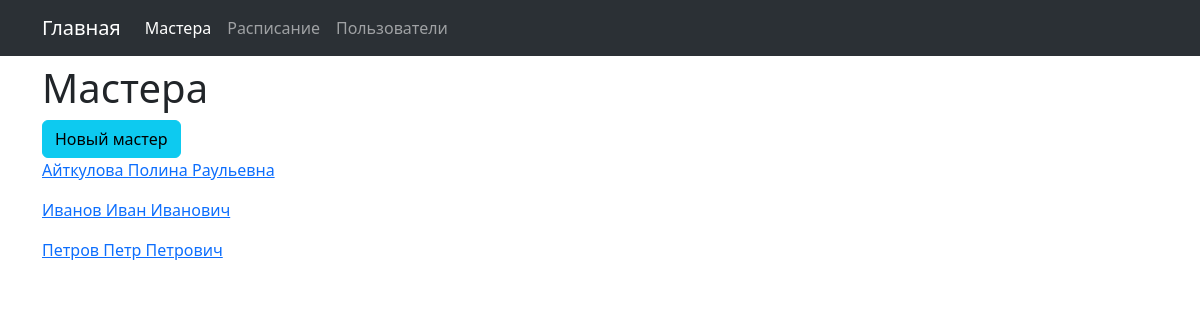
/employee/, run on the app's committed database.
### data/employee.py (models this page shows, shortened)
class Employee(SqlAlchemyBase):
    __tablename__ = 'employee'
    id = Column(Integer, primary_key=True, autoincrement=True)
    name = Column(String(20))
    """Имя мастера"""
    surname = Column(String(30))
    """Фамилия мастера"""
    middle_name = Column(String(30))
    """Отчество мастера"""
    timetables = relationship("Timetable", back_populates="employee", cascade="all, delete-orphan")
    """Расписание"""
    def __str__(self):
        return f"{self.surname} {self.name} {self.middle_name}"

### employee/blueprint.py (the view)
@employee.route('/')
def index():
    db_sess = db_session.create_session()
    employees = db_sess.query(Employee).all()
    return render_template('employee/index.html', obj=employees)

### data/db_session.py (called while the page is built)
def create_session() -> Session:
    global __factory
    return __factory()

### employee/templates/employee/index.html (shortened to what this page needs)
{% extends "base.html" %}
{% block content_title %}
<h1>Мастера</h1>
{% endblock %}
{% block content %}
<div class="col-md-6">
    <a class="btn btn-info" href="{{url_for('employee.create')}}">Новый мастер</a>
        {% for item in obj %}
            <div class="form-group">
                <p>
                   <a href="#">{{item}}</a>
                </p>
            </div>
        {% endfor %}
</div>
{% endblock %}

### data on the page
Employee: surname+name+middle_name "Айткулова Полина Раульевна"
Employee: surname+name+middle_name "Иванов Иван Иванович"
Employee: surname+name+middle_name "Петров Петр Петрович"
